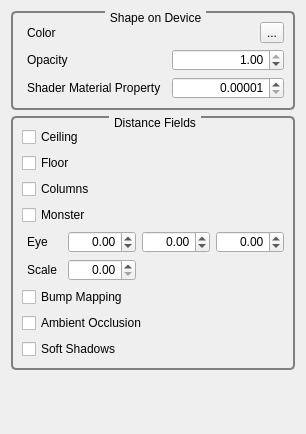
<?xml version="1.0" encoding="UTF-8"?>
<ui version="4.0">
 <class>GvQCustomEditor</class>
 <widget class="QWidget" name="GvQCustomEditor">
  <property name="geometry">
   <rect>
    <x>0</x>
    <y>0</y>
    <width>270</width>
    <height>434</height>
   </rect>
  </property>
  <property name="windowTitle">
   <string>Custom Editor</string>
  </property>
  <property name="styleSheet">
   <string>QGroupBox
{
     background-color: qlineargradient(x1: 0, y1: 0, x2: 0, y2: 1,
                                       stop: 0 #E0E0E0, stop: 1 #FFFFFF);
     border: 2px solid gray;
     border-radius: 5px;
     margin-top: 1ex; /* leave space at the top for the title */
 }

 QGroupBox::title
{
	 subcontrol-origin: margin;
     subcontrol-position: top center; /* position at the top center */
     padding: 0 3px;
     background-color: qlineargradient(x1: 0, y1: 0, x2: 0, y2: 1,
                                       stop: 0 #FFOECE, stop: 1 #FFFFFF);
 }

QLabel
{
	border-radius: 4px;
	padding: 2px;
 }
</string>
  </property>
  <layout class="QVBoxLayout" name="verticalLayout">
   <item>
    <widget class="QGroupBox" name="mUnitsFormatGroup">
     <property name="title">
      <string>Shape on Device</string>
     </property>
     <layout class="QGridLayout" name="gridLayout_2">
      <item row="0" column="0">
       <widget class="QLabel" name="labelPositionFormatCombo">
        <property name="text">
         <string>Color</string>
        </property>
       </widget>
      </item>
      <item row="0" column="1">
       <spacer name="horizontalSpacer">
        <property name="orientation">
         <enum>Qt::Horizontal</enum>
        </property>
        <property name="sizeHint" stdset="0">
         <size>
          <width>136</width>
          <height>20</height>
         </size>
        </property>
       </spacer>
      </item>
      <item row="0" column="2">
       <widget class="QToolButton" name="_colorToolButton">
        <property name="text">
         <string>...</string>
        </property>
        <property name="icon">
         <iconset resource="../../../../Tools/GigaVoxelsViewer/GvViewerGui/Ui/resources.qrc">
          <normaloff>:/icons/Icons/Colors.png</normaloff>:/icons/Icons/Colors.png</iconset>
        </property>
       </widget>
      </item>
      <item row="1" column="0">
       <widget class="QLabel" name="label_12">
        <property name="text">
         <string>Opacity</string>
        </property>
       </widget>
      </item>
      <item row="1" column="1" colspan="2">
       <widget class="QDoubleSpinBox" name="_opacitySpinBox">
        <property name="alignment">
         <set>Qt::AlignRight|Qt::AlignTrailing|Qt::AlignVCenter</set>
        </property>
        <property name="minimum">
         <double>0.000000000000000</double>
        </property>
        <property name="maximum">
         <double>1.000000000000000</double>
        </property>
        <property name="singleStep">
         <double>0.100000000000000</double>
        </property>
        <property name="value">
         <double>1.000000000000000</double>
        </property>
       </widget>
      </item>
      <item row="2" column="0">
       <widget class="QLabel" name="label_13">
        <property name="toolTip">
         <string>distance from which full opacity will be reached</string>
        </property>
        <property name="text">
         <string>Shader Material Property</string>
        </property>
       </widget>
      </item>
      <item row="2" column="1" colspan="2">
       <widget class="QDoubleSpinBox" name="_shaderMaterialPropertySpinBox">
        <property name="alignment">
         <set>Qt::AlignRight|Qt::AlignTrailing|Qt::AlignVCenter</set>
        </property>
        <property name="decimals">
         <number>5</number>
        </property>
        <property name="minimum">
         <double>0.000010000000000</double>
        </property>
        <property name="maximum">
         <double>1.000000000000000</double>
        </property>
        <property name="singleStep">
         <double>0.010000000000000</double>
        </property>
       </widget>
      </item>
     </layout>
    </widget>
   </item>
   <item>
    <widget class="QGroupBox" name="groupBox">
     <property name="title">
      <string>Distance Fields</string>
     </property>
     <layout class="QGridLayout" name="gridLayout">
      <item row="0" column="0" colspan="2">
       <widget class="QCheckBox" name="_ceilingCheckBox">
        <property name="text">
         <string>Ceiling</string>
        </property>
       </widget>
      </item>
      <item row="1" column="0" colspan="2">
       <widget class="QCheckBox" name="_floorCheckBox">
        <property name="text">
         <string>Floor</string>
        </property>
       </widget>
      </item>
      <item row="2" column="0" colspan="2">
       <widget class="QCheckBox" name="_columnsCheckBox">
        <property name="text">
         <string>Columns</string>
        </property>
       </widget>
      </item>
      <item row="3" column="0" colspan="2">
       <widget class="QCheckBox" name="_monsterCheckBox">
        <property name="text">
         <string>Monster</string>
        </property>
       </widget>
      </item>
      <item row="4" column="0">
       <widget class="QLabel" name="label">
        <property name="text">
         <string>Eye</string>
        </property>
       </widget>
      </item>
      <item row="4" column="1">
       <widget class="QDoubleSpinBox" name="_eyeXDoubleSpinBox">
        <property name="alignment">
         <set>Qt::AlignRight|Qt::AlignTrailing|Qt::AlignVCenter</set>
        </property>
        <property name="minimum">
         <double>-100.000000000000000</double>
        </property>
        <property name="maximum">
         <double>100.000000000000000</double>
        </property>
        <property name="singleStep">
         <double>0.100000000000000</double>
        </property>
       </widget>
      </item>
      <item row="4" column="2">
       <widget class="QDoubleSpinBox" name="_eyeYDoubleSpinBox">
        <property name="alignment">
         <set>Qt::AlignRight|Qt::AlignTrailing|Qt::AlignVCenter</set>
        </property>
        <property name="minimum">
         <double>-100.000000000000000</double>
        </property>
        <property name="maximum">
         <double>100.000000000000000</double>
        </property>
        <property name="singleStep">
         <double>0.100000000000000</double>
        </property>
       </widget>
      </item>
      <item row="4" column="3">
       <widget class="QDoubleSpinBox" name="_eyeZDoubleSpinBox">
        <property name="alignment">
         <set>Qt::AlignRight|Qt::AlignTrailing|Qt::AlignVCenter</set>
        </property>
        <property name="minimum">
         <double>-100.000000000000000</double>
        </property>
        <property name="maximum">
         <double>100.000000000000000</double>
        </property>
        <property name="singleStep">
         <double>0.100000000000000</double>
        </property>
       </widget>
      </item>
      <item row="5" column="0">
       <widget class="QLabel" name="label_2">
        <property name="text">
         <string>Scale</string>
        </property>
       </widget>
      </item>
      <item row="5" column="1">
       <widget class="QDoubleSpinBox" name="_mapScaleDoubleSpinBox">
        <property name="alignment">
         <set>Qt::AlignRight|Qt::AlignTrailing|Qt::AlignVCenter</set>
        </property>
        <property name="minimum">
         <double>0.000000000000000</double>
        </property>
        <property name="maximum">
         <double>100.000000000000000</double>
        </property>
        <property name="singleStep">
         <double>0.100000000000000</double>
        </property>
       </widget>
      </item>
      <item row="5" column="2" colspan="2">
       <spacer name="horizontalSpacer_2">
        <property name="orientation">
         <enum>Qt::Horizontal</enum>
        </property>
        <property name="sizeHint" stdset="0">
         <size>
          <width>121</width>
          <height>20</height>
         </size>
        </property>
       </spacer>
      </item>
      <item row="6" column="0" colspan="4">
       <widget class="QCheckBox" name="_bumpMappingCheckBox">
        <property name="text">
         <string>Bump Mapping</string>
        </property>
       </widget>
      </item>
      <item row="7" column="0" colspan="4">
       <widget class="QCheckBox" name="_ambientOcclusionCheckBox">
        <property name="text">
         <string>Ambient Occlusion</string>
        </property>
       </widget>
      </item>
      <item row="8" column="0" colspan="4">
       <widget class="QCheckBox" name="_softShadowsCheckBox">
        <property name="text">
         <string>Soft Shadows</string>
        </property>
       </widget>
      </item>
     </layout>
    </widget>
   </item>
   <item>
    <spacer name="verticalSpacer">
     <property name="orientation">
      <enum>Qt::Vertical</enum>
     </property>
     <property name="sizeHint" stdset="0">
      <size>
       <width>20</width>
       <height>60</height>
      </size>
     </property>
    </spacer>
   </item>
  </layout>
  <zorder>mUnitsFormatGroup</zorder>
  <zorder>groupBox</zorder>
 </widget>
 <resources>
  <include location="../../../../Tools/GigaVoxelsViewer/GvViewerGui/Ui/resources.qrc"/>
 </resources>
 <connections/>
</ui>
